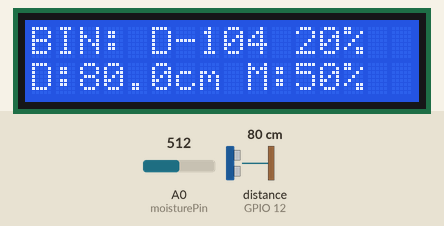
The sketch below on a simulated ESP8266 (NodeMCU). Parts: 16×2 character LCD. Wiring (inferred from the names in the program): ultrasonic range finder: trigger GPIO 14; echo GPIO 12. The inputs (shaded band) are chosen by the test bench; at power-on: distance to the obstacle (sensor on GPIO 12) 80 cm, A0 (moisturePin) = 512. The echo pulse lasts 58.3 µs per cm; WiFi joins after 1.5 s; servers stay silent unless stated; uploads are accepted with an empty reply; what the sketch prints to the serial monitor is not drawn.

Above: at 5.8 s.
5.9 s: distance to the obstacle (sensor on GPIO 12) set to 2 cm
At 8.3 s:
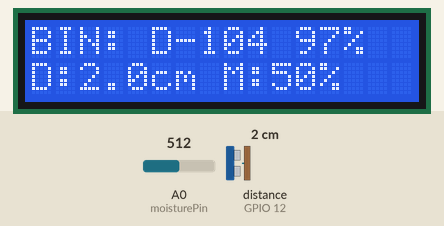
9.4 s: A0 (moisturePin) set to 716
At 11.4 s:
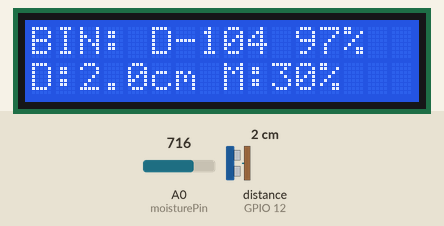
12.9 s: distance to the obstacle (sensor on GPIO 12) set to 4 cm
At 16.6 s:
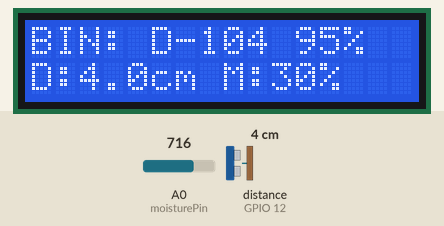
17.0 s: A0 (moisturePin) set to 900
At 19.8 s:
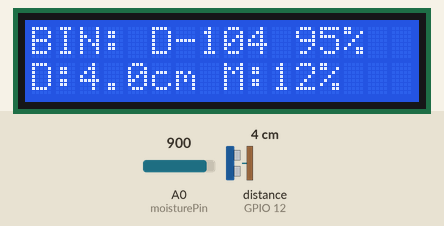
20.5 s: distance to the obstacle (sensor on GPIO 12) set to 9 cm
At 21.7 s:
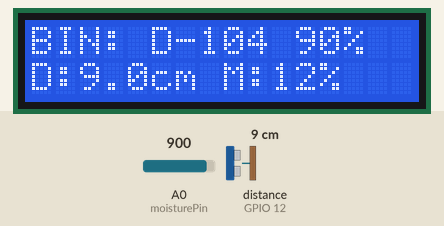
24.0 s: A0 (moisturePin) set to 1023
At 26.9 s:
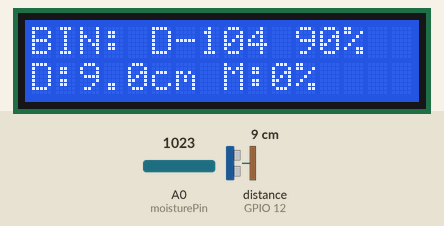
Timing chart, 0 to 28.4 s (numbered marks = the images above; inputs shaded):
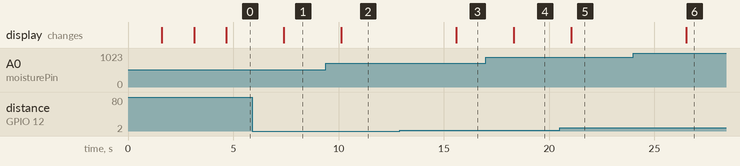

Measured:
- after the input at 5.9 s, the display: changes after 1.5 s (image 1)
- after the input at 9.4 s, the display: changes after 0.74 s (image 2)
- after the input at 12.9 s, the display: changes after 2.7 s (image 3)
- after the input at 17.0 s, the display: changes after 1.3 s (image 4)
- after the input at 20.5 s, the display: changes after 0.56 s (image 5)
- after the input at 24.0 s, the display: changes after 2.5 s (image 6)

The sketch:

esp8266_sample_sketch.ino
```cpp
/*
 * SMART GARBAGE — Arduino + ESP8266 + Ultrasonic + Moisture + LCD 16x2
 * Hardware Node Telemetry Sketch for Dustbin D-104
 *
 * Hardware Connections:
 * - Ultrasonic HC-SR04:
 *     Trig Pin -> D5 (GPIO 14)
 *     Echo Pin -> D6 (GPIO 12)
 * - Soil Moisture Sensor:
 *     Analog Out -> A0
 * - I2C LCD 1602:
 *     SDA -> D2 (GPIO 4)
 *     SCL -> D1 (GPIO 5)
 */

#include <ESP8266WiFi.h>
#include <ESP8266HTTPClient.h>
#include <WiFiClient.h>
#include <Wire.h>
#include <LiquidCrystal_I2C.h>

// Wi-Fi Credentials
const char* ssid = "YOUR_WIFI_SSID";
const char* password = "YOUR_WIFI_PASSWORD";

// Bridge server URL (laptop IP address running bridge_server.js)
const char* serverUrl = "http://192.168.1.100:8080/api/iot/readings";

// Ultrasonic Pins
const int trigPin = 14; // D5
const int echoPin = 12; // D6
const int moisturePin = A0;

// Dustbin physical depth (cm)
const float BIN_DEPTH_CM = 100.0;
const char* DUSTBIN_ID = "D-104";

LiquidCrystal_I2C lcd(0x27, 16, 2);

void setup() {
  Serial.begin(115200);
  pinMode(trigPin, OUTPUT);
  pinMode(echoPin, INPUT);

  // Initialize LCD
  lcd.init();
  lcd.backlight();
  lcd.setCursor(0, 0);
  lcd.print("SMART GARBAGE");
  lcd.setCursor(0, 1);
  lcd.print("NODE D-104 BOOT");

  delay(1500);

  // Connect to Wi-Fi
  WiFi.begin(ssid, password);
  lcd.clear();
  lcd.setCursor(0, 0);
  lcd.print("Connecting WiFi");

  int attempts = 0;
  while (WiFi.status() != WL_CONNECTED && attempts < 20) {
    delay(500);
    Serial.print(".");
    attempts++;
  }

  lcd.clear();
  if (WiFi.status() == WL_CONNECTED) {
    lcd.setCursor(0, 0);
    lcd.print("WiFi Connected!");
    lcd.setCursor(0, 1);
    lcd.print(WiFi.localIP());
  } else {
    lcd.setCursor(0, 0);
    lcd.print("WiFi Offline");
    lcd.setCursor(0, 1);
    lcd.print("Demo Standalone");
  }
  delay(1500);
}

float measureDistanceCm() {
  digitalWrite(trigPin, LOW);
  delayMicroseconds(2);
  digitalWrite(trigPin, HIGH);
  delayMicroseconds(10);
  digitalWrite(trigPin, LOW);

  long duration = pulseIn(echoPin, HIGH, 30000); // 30ms timeout
  if (duration == 0) return BIN_DEPTH_CM;

  float distance = duration * 0.0343 / 2.0;
  if (distance > BIN_DEPTH_CM) distance = BIN_DEPTH_CM;
  if (distance < 2.0) distance = 2.0;
  return distance;
}

int calculateFillPercentage(float distanceCm) {
  float fill = ((BIN_DEPTH_CM - distanceCm) / BIN_DEPTH_CM) * 100.0;
  if (fill < 0) fill = 0;
  if (fill > 100) fill = 100;
  return (int)fill;
}

int readMoisture() {
  int raw = analogRead(moisturePin); // 0 to 1023
  // Invert if 1023 is dry, 0 is wet
  int percentage = map(1023 - raw, 0, 1023, 0, 100);
  if (percentage < 0) percentage = 0;
  if (percentage > 100) percentage = 100;
  return percentage;
}

void loop() {
  float distance = measureDistanceCm();
  int fill = calculateFillPercentage(distance);
  int moisture = readMoisture();

  // 1. Display on LCD 16x2
  lcd.clear();
  lcd.setCursor(0, 0);
  lcd.print("BIN: ");
  lcd.print(DUSTBIN_ID);
  lcd.print(" ");
  lcd.print(fill);
  lcd.print("%");

  lcd.setCursor(0, 1);
  lcd.print("D:");
  lcd.print(distance, 1);
  lcd.print("cm M:");
  lcd.print(moisture);
  lcd.print("%");

  Serial.printf("[%s] Fill: %d%%, Dist: %.1f cm, Moisture: %d%%\n", DUSTBIN_ID, fill, distance, moisture);

  // 2. Transmit Telemetry over Wi-Fi
  if (WiFi.status() == WL_CONNECTED) {
    WiFiClient client;
    HTTPClient http;

    if (http.begin(client, serverUrl)) {
      http.addHeader("Content-Type", "application/json");

      String jsonPayload = "{\"dustbinId\":\"" + String(DUSTBIN_ID) +
                           "\",\"fillPercentage\":" + String(fill) +
                           ",\"distance\":" + String(distance, 1) +
                           ",\"moisture\":" + String(moisture) + "}";

      int httpCode = http.POST(jsonPayload);
      if (httpCode > 0) {
        Serial.printf("POST status: %d\n", httpCode);
      } else {
        Serial.printf("POST failed: %s\n", http.errorToString(httpCode).c_str());
      }
      http.end();
    }
  }

  // Sample every 2.5 seconds
  delay(2500);
}
```
